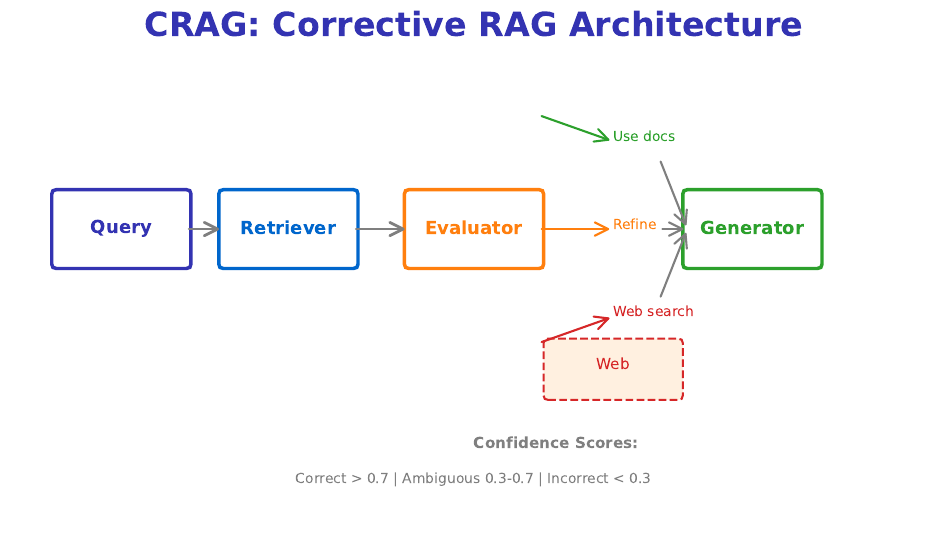

The script that saved this image:
"""
CRAG (Corrective RAG) Architecture
Week 7 - Advanced RAG
"""

from pathlib import Path

import matplotlib.patches as mpatches
import matplotlib.pyplot as plt
import numpy as np
from matplotlib.patches import Circle, FancyBboxPatch

plt.rcParams.update(
    {
        "font.size": 24,
        "axes.labelsize": 24,
        "axes.titlesize": 26,
        "figure.figsize": (10, 6),
        "figure.dpi": 150,
        "font.family": "sans-serif",
    }
)

MLPURPLE = "#3333B2"
MLBLUE = "#0066CC"
MLORANGE = "#FF7F0E"
MLGREEN = "#2CA02C"
MLRED = "#D62728"
MLGRAY = "#7F7F7F"

fig, ax = plt.subplots(figsize=(10, 6))
ax.set_xlim(0, 10)
ax.set_ylim(0, 6)
ax.axis("off")

ax.text(
    5,
    5.7,
    "CRAG: Corrective RAG Architecture",
    fontsize=24,
    fontweight="bold",
    ha="center",
    color=MLPURPLE,
)

# Main flow
components = [
    (1.2, 3.5, "Query", MLPURPLE),
    (3.0, 3.5, "Retriever", MLBLUE),
    (5.0, 3.5, "Evaluator", MLORANGE),
    (8.0, 3.5, "Generator", MLGREEN),
]

for x, y, name, color in components:
    box = FancyBboxPatch(
        (x - 0.7, y - 0.4),
        1.4,
        0.8,
        boxstyle="round,pad=0.05",
        facecolor="white",
        edgecolor=color,
        linewidth=2.5,
    )
    ax.add_patch(box)
    ax.text(x, y, name, fontsize=13, ha="center", va="center", fontweight="bold", color=color)

# Main arrows
ax.annotate(
    "", xy=(2.3, 3.5), xytext=(1.9, 3.5), arrowprops=dict(arrowstyle="->", color=MLGRAY, lw=2)
)
ax.annotate(
    "", xy=(4.3, 3.5), xytext=(3.7, 3.5), arrowprops=dict(arrowstyle="->", color=MLGRAY, lw=2)
)

# Three evaluation outcomes
outcomes = [
    (5.0, 4.8, "Correct", MLGREEN, (6.5, 4.5), "Use docs"),
    (5.0, 3.5, "Ambiguous", MLORANGE, (6.5, 3.5), "Refine"),
    (5.0, 2.2, "Incorrect", MLRED, (6.5, 2.5), "Web search"),
]

for x, y, label, color, (tx, ty), action in outcomes:
    ax.annotate(
        "", xy=(tx, ty), xytext=(5.7, y), arrowprops=dict(arrowstyle="->", color=color, lw=1.5)
    )
    ax.text(tx, ty, action, fontsize=10, ha="left", color=color)

# Merge to generator
ax.annotate(
    "", xy=(7.3, 3.5), xytext=(7.0, 4.3), arrowprops=dict(arrowstyle="->", color=MLGRAY, lw=1.5)
)
ax.annotate(
    "", xy=(7.3, 3.5), xytext=(7.0, 3.5), arrowprops=dict(arrowstyle="->", color=MLGRAY, lw=1.5)
)
ax.annotate(
    "", xy=(7.3, 3.5), xytext=(7.0, 2.7), arrowprops=dict(arrowstyle="->", color=MLGRAY, lw=1.5)
)

# Web search box
web_box = FancyBboxPatch(
    (5.8, 1.6),
    1.4,
    0.6,
    boxstyle="round,pad=0.05",
    facecolor="#FFF0E0",
    edgecolor=MLRED,
    linewidth=1.5,
    linestyle="--",
)
ax.add_patch(web_box)
ax.text(6.5, 1.9, "Web", fontsize=11, ha="center", color=MLRED)

# Evaluation scores
ax.text(5.0, 1.0, "Confidence Scores:", fontsize=11, fontweight="bold", color=MLGRAY)
ax.text(
    5.0,
    0.6,
    "Correct > 0.7 | Ambiguous 0.3-0.7 | Incorrect < 0.3",
    fontsize=10,
    ha="center",
    color=MLGRAY,
)

plt.tight_layout()
plt.savefig(Path(__file__).parent / "chart.pdf", dpi=300, bbox_inches="tight", facecolor="white")
plt.close()
print(f"Chart saved to {Path(__file__).parent / 'chart.pdf'}")
